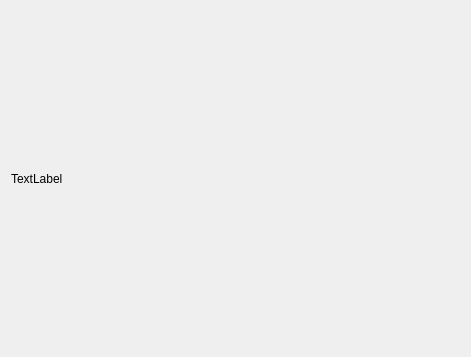
<?xml version="1.0" encoding="UTF-8"?>
<ui version="4.0">
 <class>PictureWidget</class>
 <widget class="QWidget" name="PictureWidget">
  <property name="geometry">
   <rect>
    <x>0</x>
    <y>0</y>
    <width>471</width>
    <height>357</height>
   </rect>
  </property>
  <property name="windowTitle">
   <string>Form</string>
  </property>
  <layout class="QHBoxLayout" name="horizontalLayout">
   <item>
    <widget class="QLabel" name="label">
     <property name="text">
      <string>TextLabel</string>
     </property>
    </widget>
   </item>
  </layout>
 </widget>
 <resources/>
 <connections/>
</ui>
